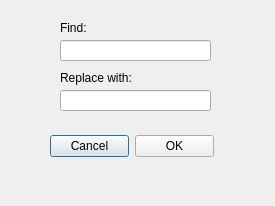
<?xml version="1.0" encoding="UTF-8"?>
<ui version="4.0">
 <class>searchDialog</class>
 <widget class="QDialog" name="searchDialog">
  <property name="geometry">
   <rect>
    <x>0</x>
    <y>0</y>
    <width>275</width>
    <height>206</height>
   </rect>
  </property>
  <property name="windowTitle">
   <string>Find/Replace</string>
  </property>
  <widget class="QWidget" name="layoutWidget">
   <property name="geometry">
    <rect>
     <x>50</x>
     <y>130</y>
     <width>164</width>
     <height>32</height>
    </rect>
   </property>
   <layout class="QHBoxLayout" name="horizontalLayout">
    <item>
     <widget class="QPushButton" name="scancelButton">
      <property name="text">
       <string>Cancel</string>
      </property>
     </widget>
    </item>
    <item>
     <widget class="QPushButton" name="pushButton_2">
      <property name="text">
       <string>OK</string>
      </property>
     </widget>
    </item>
   </layout>
  </widget>
  <widget class="QLabel" name="label">
   <property name="geometry">
    <rect>
     <x>60</x>
     <y>20</y>
     <width>81</width>
     <height>16</height>
    </rect>
   </property>
   <property name="text">
    <string>Find:</string>
   </property>
  </widget>
  <widget class="QLineEdit" name="fstring">
   <property name="geometry">
    <rect>
     <x>60</x>
     <y>40</y>
     <width>151</width>
     <height>21</height>
    </rect>
   </property>
  </widget>
  <widget class="QLabel" name="label_2">
   <property name="geometry">
    <rect>
     <x>60</x>
     <y>70</y>
     <width>131</width>
     <height>16</height>
    </rect>
   </property>
   <property name="text">
    <string>Replace with:</string>
   </property>
  </widget>
  <widget class="QLineEdit" name="rstring">
   <property name="geometry">
    <rect>
     <x>60</x>
     <y>90</y>
     <width>151</width>
     <height>21</height>
    </rect>
   </property>
  </widget>
 </widget>
 <resources/>
 <connections>
  <connection>
   <sender>scancelButton</sender>
   <signal>clicked()</signal>
   <receiver>searchDialog</receiver>
   <slot>reject()</slot>
   <hints>
    <hint type="sourcelabel">
     <x>80</x>
     <y>125</y>
    </hint>
    <hint type="destinationlabel">
     <x>127</x>
     <y>87</y>
    </hint>
   </hints>
  </connection>
  <connection>
   <sender>pushButton_2</sender>
   <signal>clicked()</signal>
   <receiver>searchDialog</receiver>
   <slot>accept()</slot>
   <hints>
    <hint type="sourcelabel">
     <x>173</x>
     <y>145</y>
    </hint>
    <hint type="destinationlabel">
     <x>137</x>
     <y>102</y>
    </hint>
   </hints>
  </connection>
 </connections>
</ui>
